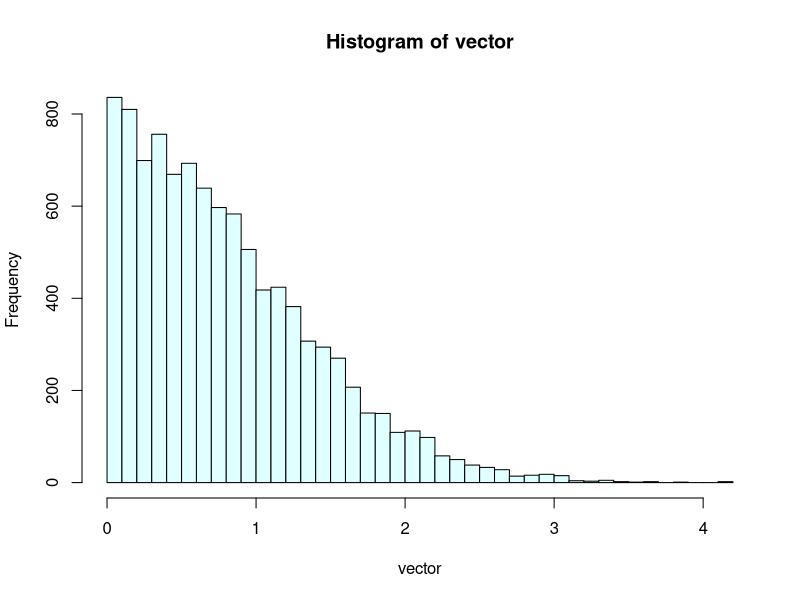

Reproduce this figure in R.
count<-0
gInv<-function(u){
	return(-1*log(1-u))
}
c=sqrt(2*exp(1)/pi)
f<-function(x){
	return (2*sqrt(1/(2*pi))*exp(-1*x*x/2))
}
g<-function(x){
	return (exp(-1*x))
}
vector<-c()
total<-0
while(1){
u1<-runif(1)
u2<-runif(1)
x<-gInv(u1)
if(u2<=(f(x)/(c*g(x)))) {
cat("Sample Values are: ",x)
cat("\n")
count<-count+1
vector[count]<-x
}
total<-total+1
if(count==10000)
break
}
cat("\nSimulated Acceptance: ",count/total)
cat("\nTheoretical Acceptance: ",1/c)
cat("\nMean: ",mean(vector))
cat("\nVariance: ",var(vector))
png("question2.png")
hist(vector, breaks=50 , col="light cyan",plot=TRUE)
cat("\n")